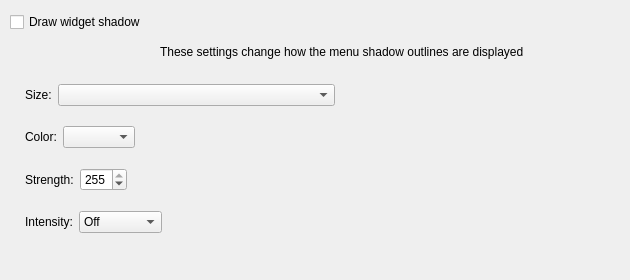
     <widget class="QWidget" name="Shadow">
      <attribute name="title">
       <string>Shadow</string>
      </attribute>
      <widget class="QCheckBox" name="_widgetDrawShadow">
       <property name="geometry">
        <rect>
         <x>10</x>
         <y>10</y>
         <width>339</width>
         <height>24</height>
        </rect>
       </property>
       <property name="text">
        <string>Draw widget shadow</string>
       </property>
      </widget>
      <widget class="QFrame" name="frame">
       <property name="geometry">
        <rect>
         <x>10</x>
         <y>40</y>
         <width>611</width>
         <height>231</height>
        </rect>
       </property>
       <property name="frameShape">
        <enum>QFrame::Shape::NoFrame</enum>
       </property>
       <property name="frameShadow">
        <enum>QFrame::Shadow::Plain</enum>
       </property>
       <widget class="QLabel" name="label_16">
        <property name="geometry">
         <rect>
          <x>150</x>
          <y>4</y>
          <width>401</width>
          <height>16</height>
         </rect>
        </property>
        <property name="frameShape">
         <enum>QFrame::Shape::NoFrame</enum>
        </property>
        <property name="text">
         <string>These settings change how the menu shadow outlines are displayed</string>
        </property>
       </widget>
       <widget class="QWidget" name="gridLayoutWidget">
        <property name="geometry">
         <rect>
          <x>10</x>
          <y>30</y>
          <width>591</width>
          <height>178</height>
         </rect>
        </property>
        <layout class="QGridLayout" name="gridLayout_3">
         <item row="0" column="0">
          <layout class="QHBoxLayout" name="horizontalLayout_21">
           <item>
            <widget class="QLabel" name="label_13">
             <property name="sizePolicy">
              <sizepolicy hsizetype="Fixed" vsizetype="Fixed">
               <horstretch>0</horstretch>
               <verstretch>0</verstretch>
              </sizepolicy>
             </property>
             <property name="text">
              <string>Size:</string>
             </property>
             <property name="alignment">
              <set>Qt::AlignmentFlag::AlignLeading|Qt::AlignmentFlag::AlignLeft|Qt::AlignmentFlag::AlignVCenter</set>
             </property>
             <property name="indent">
              <number>5</number>
             </property>
            </widget>
           </item>
           <item>
            <widget class="QComboBox" name="_shadowSize">
             <property name="sizePolicy">
              <sizepolicy hsizetype="Expanding" vsizetype="Fixed">
               <horstretch>0</horstretch>
               <verstretch>0</verstretch>
              </sizepolicy>
             </property>
             <property name="currentIndex">
              <number>3</number>
             </property>
            </widget>
           </item>
           <item>
            <spacer name="horizontalSpacer_10">
             <property name="orientation">
              <enum>Qt::Orientation::Horizontal</enum>
             </property>
             <property name="sizeHint" stdset="0">
              <size>
               <width>40</width>
               <height>20</height>
              </size>
             </property>
            </spacer>
           </item>
          </layout>
         </item>
         <item row="2" column="0">
          <layout class="QHBoxLayout" name="horizontalLayout_13">
           <item>
            <widget class="QLabel" name="label_15">
             <property name="text">
              <string>Strength:</string>
             </property>
             <property name="indent">
              <number>5</number>
             </property>
            </widget>
           </item>
           <item>
            <widget class="QSpinBox" name="_shadowStrength">
             <property name="minimum">
              <number>25</number>
             </property>
             <property name="maximum">
              <number>255</number>
             </property>
             <property name="value">
              <number>255</number>
             </property>
            </widget>
           </item>
           <item>
            <spacer name="horizontalSpacer_6">
             <property name="orientation">
              <enum>Qt::Orientation::Horizontal</enum>
             </property>
             <property name="sizeHint" stdset="0">
              <size>
               <width>40</width>
               <height>20</height>
              </size>
             </property>
            </spacer>
           </item>
          </layout>
         </item>
         <item row="1" column="0">
          <layout class="QHBoxLayout" name="horizontalLayout_14">
           <item>
            <widget class="QLabel" name="label_14">
             <property name="sizePolicy">
              <sizepolicy hsizetype="Preferred" vsizetype="Preferred">
               <horstretch>0</horstretch>
               <verstretch>0</verstretch>
              </sizepolicy>
             </property>
             <property name="text">
              <string>Color:</string>
             </property>
             <property name="alignment">
              <set>Qt::AlignmentFlag::AlignLeading|Qt::AlignmentFlag::AlignLeft|Qt::AlignmentFlag::AlignVCenter</set>
             </property>
             <property name="indent">
              <number>5</number>
             </property>
            </widget>
           </item>
           <item>
            <widget class="KColorCombo" name="_shadowColor">
             <property name="sizePolicy">
              <sizepolicy hsizetype="Fixed" vsizetype="Fixed">
               <horstretch>0</horstretch>
               <verstretch>0</verstretch>
              </sizepolicy>
             </property>
            </widget>
           </item>
           <item>
            <spacer name="horizontalSpacer_8">
             <property name="orientation">
              <enum>Qt::Orientation::Horizontal</enum>
             </property>
             <property name="sizeHint" stdset="0">
              <size>
               <width>40</width>
               <height>20</height>
              </size>
             </property>
            </spacer>
           </item>
          </layout>
         </item>
         <item row="3" column="0">
          <layout class="QHBoxLayout" name="horizontalLayout_20">
           <item>
            <widget class="QLabel" name="label_17">
             <property name="sizePolicy">
              <sizepolicy hsizetype="Fixed" vsizetype="Preferred">
               <horstretch>0</horstretch>
               <verstretch>0</verstretch>
              </sizepolicy>
             </property>
             <property name="text">
              <string>Intensity:</string>
             </property>
             <property name="alignment">
              <set>Qt::AlignmentFlag::AlignLeading|Qt::AlignmentFlag::AlignLeft|Qt::AlignmentFlag::AlignVCenter</set>
             </property>
             <property name="indent">
              <number>5</number>
             </property>
            </widget>
           </item>
           <item>
            <widget class="QComboBox" name="_shadowIntensity">
             <item>
              <property name="text">
               <string>Off</string>
              </property>
             </item>
             <item>
              <property name="text">
               <string>Low</string>
              </property>
             </item>
             <item>
              <property name="text">
               <string>Medium</string>
              </property>
             </item>
             <item>
              <property name="text">
               <string>High</string>
              </property>
             </item>
             <item>
              <property name="text">
               <string>Maximum</string>
              </property>
             </item>
            </widget>
           </item>
           <item>
            <spacer name="horizontalSpacer_5">
             <property name="orientation">
              <enum>Qt::Orientation::Horizontal</enum>
             </property>
             <property name="sizeHint" stdset="0">
              <size>
               <width>40</width>
               <height>20</height>
              </size>
             </property>
            </spacer>
           </item>
          </layout>
         </item>
        </layout>
       </widget>
      </widget>
     </widget>
